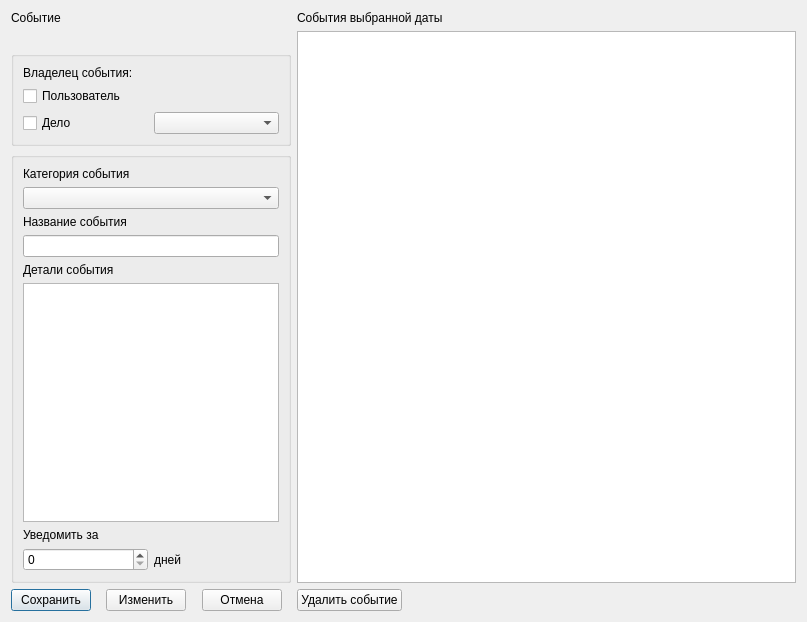
<?xml version="1.0" encoding="UTF-8"?>
<ui version="4.0">
 <class>newEventView</class>
 <widget class="QDialog" name="newEventView">
  <property name="geometry">
   <rect>
    <x>0</x>
    <y>0</y>
    <width>807</width>
    <height>622</height>
   </rect>
  </property>
  <property name="windowTitle">
   <string>Dialog</string>
  </property>
  <layout class="QGridLayout" name="gridLayout_3">
   <item row="0" column="0">
    <widget class="QLabel" name="label">
     <property name="text">
      <string>Событие</string>
     </property>
    </widget>
   </item>
   <item row="0" column="3">
    <widget class="QLabel" name="label_8">
     <property name="text">
      <string>События выбранной даты</string>
     </property>
    </widget>
   </item>
   <item row="1" column="0">
    <widget class="QLabel" name="labelSelDate">
     <property name="text">
      <string/>
     </property>
    </widget>
   </item>
   <item row="1" column="3" rowspan="3">
    <widget class="QTableView" name="dateEventView"/>
   </item>
   <item row="2" column="0" colspan="3">
    <widget class="QGroupBox" name="groupBox">
     <property name="title">
      <string/>
     </property>
     <layout class="QGridLayout" name="gridLayout">
      <item row="2" column="0">
       <widget class="QCheckBox" name="checkBoxCase">
        <property name="text">
         <string>Дело</string>
        </property>
       </widget>
      </item>
      <item row="2" column="1">
       <widget class="QComboBox" name="comboCases"/>
      </item>
      <item row="1" column="0" colspan="2" alignment="Qt::AlignTop">
       <widget class="QCheckBox" name="checkBoxUser">
        <property name="text">
         <string>Пользователь</string>
        </property>
       </widget>
      </item>
      <item row="0" column="0">
       <widget class="QLabel" name="label_2">
        <property name="text">
         <string>Владелец события:</string>
        </property>
       </widget>
      </item>
     </layout>
    </widget>
   </item>
   <item row="3" column="0" colspan="3">
    <widget class="QGroupBox" name="groupBox_2">
     <property name="title">
      <string/>
     </property>
     <layout class="QGridLayout" name="gridLayout_2">
      <item row="0" column="0" colspan="2">
       <widget class="QLabel" name="label_4">
        <property name="text">
         <string>Категория события</string>
        </property>
       </widget>
      </item>
      <item row="1" column="0" colspan="2">
       <widget class="QComboBox" name="comboCatEvent"/>
      </item>
      <item row="2" column="0" colspan="2">
       <widget class="QLabel" name="label_3">
        <property name="text">
         <string>Название события</string>
        </property>
       </widget>
      </item>
      <item row="3" column="0" colspan="2">
       <widget class="QLineEdit" name="editNameEvent"/>
      </item>
      <item row="4" column="0" colspan="2">
       <widget class="QLabel" name="label_5">
        <property name="text">
         <string>Детали события</string>
        </property>
       </widget>
      </item>
      <item row="6" column="0" colspan="2">
       <widget class="QLabel" name="label_6">
        <property name="text">
         <string>Уведомить за</string>
        </property>
       </widget>
      </item>
      <item row="7" column="0">
       <widget class="QSpinBox" name="spinNumDays"/>
      </item>
      <item row="7" column="1">
       <widget class="QLabel" name="label_7">
        <property name="text">
         <string>дней</string>
        </property>
       </widget>
      </item>
      <item row="5" column="0" colspan="2">
       <widget class="QPlainTextEdit" name="editDetailEvent"/>
      </item>
     </layout>
    </widget>
   </item>
   <item row="4" column="0" alignment="Qt::AlignLeft">
    <widget class="QPushButton" name="buttonSave">
     <property name="sizePolicy">
      <sizepolicy hsizetype="Fixed" vsizetype="Fixed">
       <horstretch>0</horstretch>
       <verstretch>0</verstretch>
      </sizepolicy>
     </property>
     <property name="text">
      <string>Сохранить</string>
     </property>
    </widget>
   </item>
   <item row="4" column="1" alignment="Qt::AlignLeft">
    <widget class="QPushButton" name="buttonChange">
     <property name="sizePolicy">
      <sizepolicy hsizetype="Fixed" vsizetype="Fixed">
       <horstretch>0</horstretch>
       <verstretch>0</verstretch>
      </sizepolicy>
     </property>
     <property name="text">
      <string>Изменить</string>
     </property>
    </widget>
   </item>
   <item row="4" column="2" alignment="Qt::AlignLeft">
    <widget class="QPushButton" name="buttonCancel">
     <property name="sizePolicy">
      <sizepolicy hsizetype="Fixed" vsizetype="Fixed">
       <horstretch>0</horstretch>
       <verstretch>0</verstretch>
      </sizepolicy>
     </property>
     <property name="text">
      <string>Отмена</string>
     </property>
    </widget>
   </item>
   <item row="4" column="3">
    <widget class="QPushButton" name="buttonDelEvent">
     <property name="sizePolicy">
      <sizepolicy hsizetype="Fixed" vsizetype="Fixed">
       <horstretch>0</horstretch>
       <verstretch>0</verstretch>
      </sizepolicy>
     </property>
     <property name="text">
      <string>Удалить событие</string>
     </property>
    </widget>
   </item>
  </layout>
 </widget>
 <resources/>
 <connections/>
</ui>
